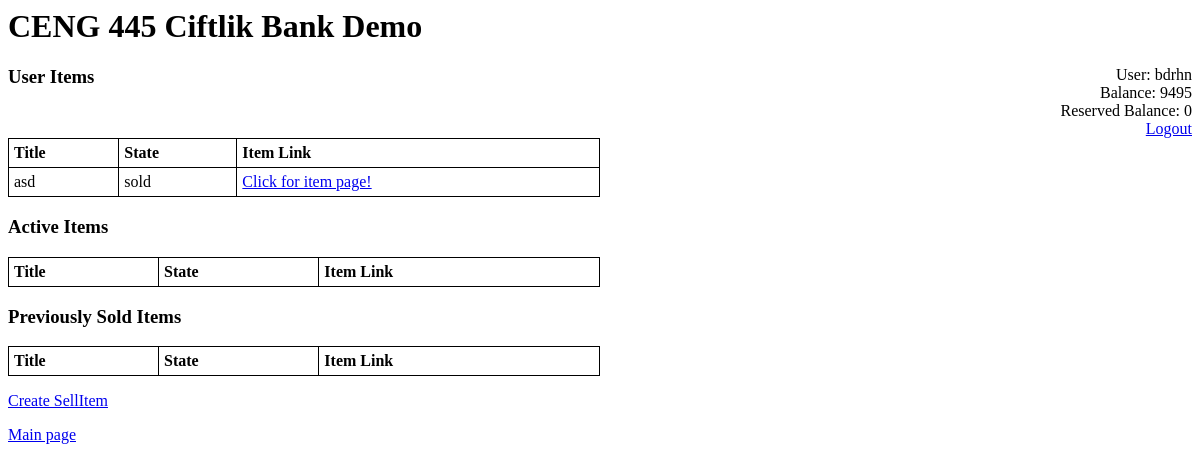
Before: /ciftlikbank/ (signed in) with the older database file.
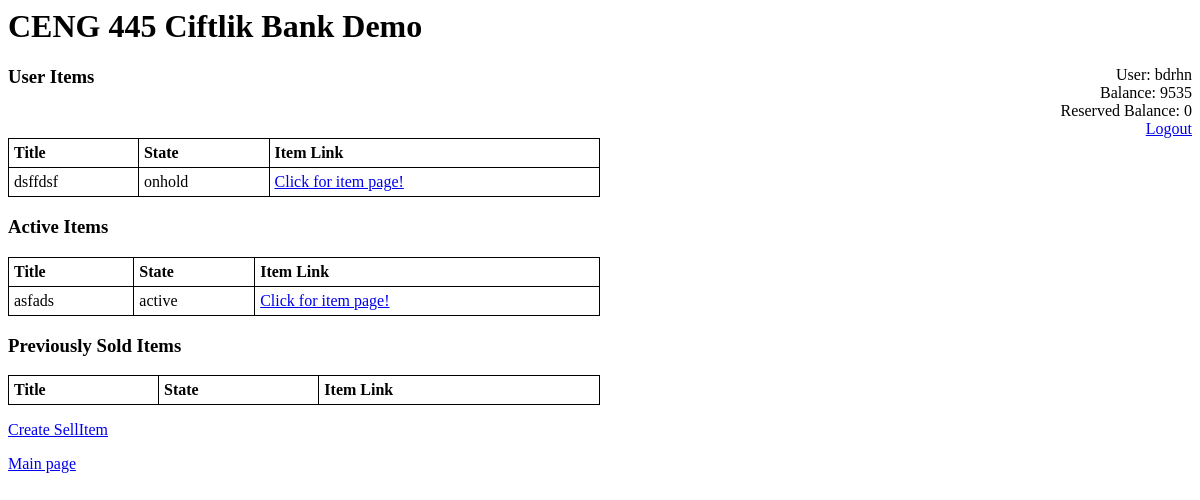
After: the same page with the newer database file.
### ciftlikbank/models.py (models this page shows, shortened)
class Person(models.Model):
    namesurname = models.CharField(max_length=30)
    user = models.OneToOneField(User, on_delete=models.CASCADE, null = True)
    balance = models.IntegerField()
    reserved_balance = models.IntegerField()
    expenses = models.IntegerField()
    income = models.IntegerField()
    verification_number = models.CharField(max_length=30, null=True)

class SellItem(models.Model):
    owner = models.ForeignKey(User, related_name='owner',on_delete=models.CASCADE)
    title = models.CharField(max_length=30)
    itemtype = models.CharField(max_length=30)
    description = models.CharField(max_length=30)
    auction_type = models.CharField(max_length=30)
    image = models.ImageField(upload_to='media', null=True, blank=True)
    state = models.CharField(max_length=6,choices=STATES, default='onhold')
    auction_started = models.BooleanField(default=False)
    current_bidder = models.ForeignKey(User, null=True, related_name='current_bidder', on_delete=models.DO_NOTHING)
    current_value = models.IntegerField(default=0)
    auction_started_at = models.DateTimeField(null=True)
    auction_ended_at = models.DateTimeField(null=True)
    created_at = models.DateTimeField(auto_now_add=True)
    updated_at = models.DateTimeField(auto_now=True)

### ciftlikbank/views.py (the view)
# urls.py: path('', views.index, name='index'),
@login_required
def index(request):
	try:
		owner = User.objects.get(id = request.user.id)
		user_items = SellItem.objects.filter(owner=owner)
		active_items = SellItem.objects.filter(state='active').exclude(owner=owner)
		sold_items = SellItem.objects.filter(state='sold').exclude(owner=owner)
		person = Person.objects.get(user_id = request.user.id)
	except:
		logout_view(request)
		return redirect('/ciftlikbank')
	return render(request,'index.html',
		{
			"user_items": user_items,
			"active_items": active_items,
			"sold_items": sold_items,
			"person": person
		}
	)

### ciftlikbank/templates/index.html (shortened to what this page needs)
{% extends 'base.html' %}
{% block "body" %}
  <h3>User Items</h3>
  <table style="width:50%">
    <tr>
      <th>Title</th>
      <th>State</th>
      <th>Item Link</th>
    </tr>
    {% for item in user_items %}
      <tr>
        <td>{{item.title}}</td>
        <td>{{item.state}}</td>
        <td>
          <a href="view/{{item.id}}"> Click for item page! </a>
        </td>
      </tr>
    {% endfor %}
  </table>
  <h3>Active Items</h3>
  <table style="width:50%">
    <tr>
        <th>Title</th>
        <th>State</th>
        <th>Item Link</th>
    </tr>
    {% for item in active_items %}
      <tr>
        <td>{{item.title}}</td>
        <td>{{item.state}}</td>
        <td>
          <a href="view/{{item.id}}"> Click for item page! </a>
        </td>
      </tr>
    {% endfor %}
  </table>
  <h3>Previously Sold Items</h3>
  <table style="width:50%">
    <tr>
        <th>Title</th>
        <th>State</th>
        <th>Item Link</th>
    </tr>
  </table>
  <p><a href="{% url 'sell_item_create' %}">Create SellItem</a></p>
{% endblock %}

### ciftlikbank/templates/base.html (shortened to what this page needs)
<html>
    <body>
				<h1> CENG 445 Ciftlik Bank Demo </h1>
		<div align="right" style="margin-left: 710px; float:right">
		{% if request.user.is_authenticated %}
			User: {{ request.user }}<br>
			{% if person %}
				Balance: {{person.balance}}<br>
				Reserved Balance: {{person.reserved_balance}}<br>
			{% endif %}
				<a href="/accounts/logout?next=/ciftlikbank">Logout</a>
		{% endif %}
		</div>
		<div>
			{% block "body" %}
			{% endblock %}
		</div>
	<a href="/ciftlikbank">Main page</a>
		</body>
</html>

### ciftlikbank/templates/base.html (style rules this page uses)
table, th, td { border: 1px solid black; border-collapse: collapse; }
th, td { padding: 5px; text-align: left; }

Changed rows visible on the page:
removed SellItem: title "asd", state "sold", shown under "User Items"
changed Person: balance "9495" → "9535"
added SellItem: title "dsffdsf", state "onhold", shown under "User Items"
added SellItem: title "asfads", state "active", shown under "Active Items"
